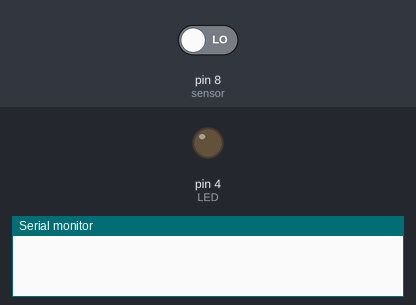
Bench run of a sketch on a simulated Arduino Uno, built with avr-gcc and run on an emulated ATmega328P. On the bench: output pins drawn as LEDs (lit = HIGH), the last lines printed to the serial monitor. Inputs (shaded band) come from the test bench; at power-on: pin 8 (sensor) LOW.

Above: at 1.2 s.
1.3 s: pin 8 (sensor) driven HIGH
At 2.1 s:
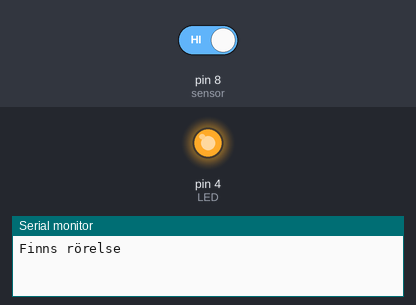
Timing chart, 0 to 4.3 s (numbered marks = the images above; inputs shaded):
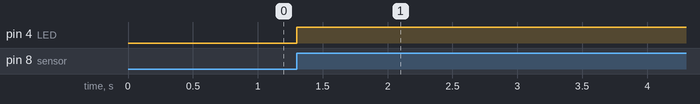

The sketch:

Projekt_1.ino
```cpp
int LED = 4;
int sensor = 8;
int sensorval = 0;
int text = 0;


void setup() {
  Serial.begin(9600);
  pinMode(LED, OUTPUT);
  pinMode(sensor, INPUT);
}

void loop(){
  sensorval = digitalRead(sensor);           //tillsräcklig simpel för att direkt läggas in i "void loop" istället för att skapa en egen funktion.
  Updatesensor();
  UpdateLED();
}


void Updatesensor(void) {                     //Funktionen som säger om det känner av rörelse eller inte.
  if (sensorval == HIGH) {                    //Funktionen behövs egentligen inte eftersom att den ej mäter av sensorn
    if (text == 0){
    Serial.println("Finns rörelse");
    text = 1; }
  }
  else {
    if (text == 1){
      Serial.println("Ingen rörelse");
      text = 0;
    }
  }
}

void UpdateLED(void) {
  if (sensorval == HIGH){
    digitalWrite(LED,HIGH);
    delay(10000);                    // 10 sekunder delay
  }else{
    digitalWrite(LED,LOW);
  }
}
```

Measured:
- after the input at 1.3 s, pin 4 (LED): LOW → HIGH at once
